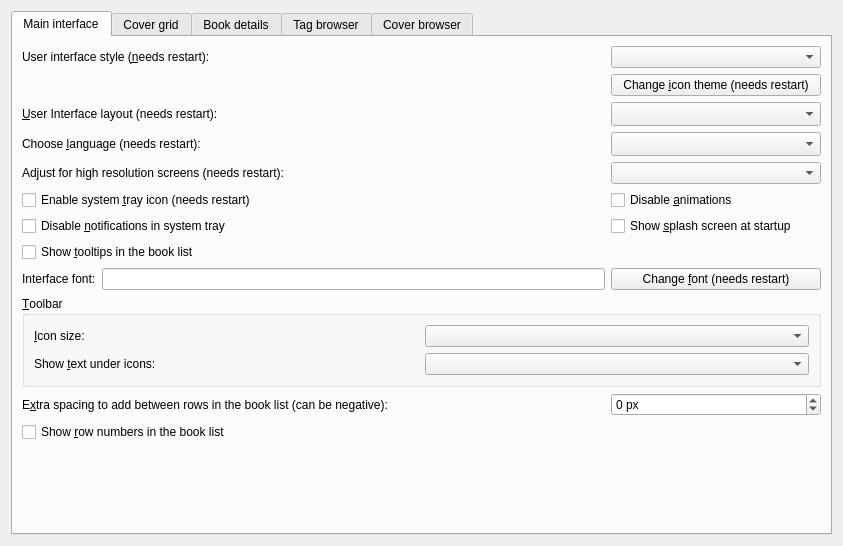
<?xml version="1.0" encoding="UTF-8"?>
<ui version="4.0">
 <class>Form</class>
 <widget class="QWidget" name="Form">
  <property name="geometry">
   <rect>
    <x>0</x>
    <y>0</y>
    <width>843</width>
    <height>546</height>
   </rect>
  </property>
  <property name="windowTitle">
   <string>Form</string>
  </property>
  <layout class="QGridLayout" name="gridLayout_2">
   <item row="0" column="0">
    <widget class="QTabWidget" name="tabWidget">
     <property name="currentIndex">
      <number>0</number>
     </property>
     <widget class="QWidget" name="tab">
      <attribute name="icon">
       <iconset resource="../../../../resources/images.qrc">
        <normaloff>:/images/lt.png</normaloff>:/images/lt.png</iconset>
      </attribute>
      <attribute name="title">
       <string>Main interface</string>
      </attribute>
      <layout class="QGridLayout" name="gridLayout_9">
       <item row="2" column="0">
        <widget class="QLabel" name="label_17">
         <property name="text">
          <string>&amp;User Interface layout (needs restart):</string>
         </property>
         <property name="buddy">
          <cstring>opt_gui_layout</cstring>
         </property>
        </widget>
       </item>
       <item row="10" column="0">
        <widget class="QLabel" name="label_4">
         <property name="text">
          <string>E&amp;xtra spacing to add between rows in the book list (can be negative):</string>
         </property>
         <property name="buddy">
          <cstring>opt_book_list_extra_row_spacing</cstring>
         </property>
        </widget>
       </item>
       <item row="10" column="1">
        <widget class="QSpinBox" name="opt_book_list_extra_row_spacing">
         <property name="suffix">
          <string> px</string>
         </property>
         <property name="minimum">
          <number>-20</number>
         </property>
        </widget>
       </item>
       <item row="9" column="0" colspan="2">
        <widget class="QGroupBox" name="groupBox_2">
         <property name="title">
          <string>&amp;Toolbar</string>
         </property>
         <layout class="QGridLayout" name="gridLayout_8">
          <item row="0" column="1">
           <widget class="QComboBox" name="opt_toolbar_icon_size"/>
          </item>
          <item row="0" column="0">
           <widget class="QLabel" name="label_5">
            <property name="text">
             <string>&amp;Icon size:</string>
            </property>
            <property name="buddy">
             <cstring>opt_toolbar_icon_size</cstring>
            </property>
           </widget>
          </item>
          <item row="1" column="1">
           <widget class="QComboBox" name="opt_toolbar_text"/>
          </item>
          <item row="1" column="0">
           <widget class="QLabel" name="label_8">
            <property name="text">
             <string>Show &amp;text under icons:</string>
            </property>
            <property name="buddy">
             <cstring>opt_toolbar_text</cstring>
            </property>
           </widget>
          </item>
         </layout>
        </widget>
       </item>
       <item row="0" column="1">
        <widget class="QComboBox" name="opt_ui_style"/>
       </item>
       <item row="8" column="1">
        <widget class="QPushButton" name="change_font_button">
         <property name="text">
          <string>Change &amp;font (needs restart)</string>
         </property>
        </widget>
       </item>
       <item row="2" column="1">
        <widget class="QComboBox" name="opt_gui_layout">
         <property name="maximumSize">
          <size>
           <width>250</width>
           <height>16777215</height>
          </size>
         </property>
         <property name="sizeAdjustPolicy">
          <enum>QComboBox::AdjustToMinimumContentsLengthWithIcon</enum>
         </property>
         <property name="minimumContentsLength">
          <number>20</number>
         </property>
        </widget>
       </item>
       <item row="7" column="0">
        <widget class="QCheckBox" name="opt_book_list_tooltips">
         <property name="text">
          <string>Show &amp;tooltips in the book list</string>
         </property>
        </widget>
       </item>
       <item row="12" column="0">
        <spacer name="verticalSpacer_3">
         <property name="orientation">
          <enum>Qt::Vertical</enum>
         </property>
         <property name="sizeHint" stdset="0">
          <size>
           <width>20</width>
           <height>40</height>
          </size>
         </property>
        </spacer>
       </item>
       <item row="5" column="0">
        <widget class="QCheckBox" name="opt_systray_icon">
         <property name="text">
          <string>Enable system &amp;tray icon (needs restart)</string>
         </property>
        </widget>
       </item>
       <item row="3" column="0">
        <widget class="QLabel" name="label_7">
         <property name="text">
          <string>Choose &amp;language (needs restart):</string>
         </property>
         <property name="buddy">
          <cstring>opt_language</cstring>
         </property>
        </widget>
       </item>
       <item row="8" column="0">
        <layout class="QHBoxLayout" name="horizontalLayout">
         <item>
          <widget class="QLabel" name="label_2">
           <property name="text">
            <string>Interface font:</string>
           </property>
           <property name="buddy">
            <cstring>font_display</cstring>
           </property>
          </widget>
         </item>
         <item>
          <widget class="QLineEdit" name="font_display">
           <property name="readOnly">
            <bool>true</bool>
           </property>
          </widget>
         </item>
        </layout>
       </item>
       <item row="1" column="0">
        <widget class="QLabel" name="icon_theme">
         <property name="text">
          <string/>
         </property>
        </widget>
       </item>
       <item row="6" column="0">
        <widget class="QCheckBox" name="opt_disable_tray_notification">
         <property name="text">
          <string>Disable &amp;notifications in system tray</string>
         </property>
        </widget>
       </item>
       <item row="3" column="1">
        <widget class="QComboBox" name="opt_language">
         <property name="sizeAdjustPolicy">
          <enum>QComboBox::AdjustToMinimumContentsLengthWithIcon</enum>
         </property>
         <property name="minimumContentsLength">
          <number>20</number>
         </property>
        </widget>
       </item>
       <item row="0" column="0">
        <widget class="QLabel" name="label_widget_style">
         <property name="text">
          <string>User interface style (&amp;needs restart):</string>
         </property>
         <property name="buddy">
          <cstring>opt_ui_style</cstring>
         </property>
        </widget>
       </item>
       <item row="5" column="1">
        <widget class="QCheckBox" name="opt_disable_animations">
         <property name="toolTip">
          <string>Disable all animations. Useful if you have a slow/old computer.</string>
         </property>
         <property name="text">
          <string>Disable &amp;animations</string>
         </property>
        </widget>
       </item>
       <item row="6" column="1">
        <widget class="QCheckBox" name="opt_show_splash_screen">
         <property name="text">
          <string>Show &amp;splash screen at startup</string>
         </property>
        </widget>
       </item>
       <item row="1" column="1">
        <widget class="QPushButton" name="icon_theme_button">
         <property name="text">
          <string>Change &amp;icon theme (needs restart)</string>
         </property>
        </widget>
       </item>
       <item row="11" column="0">
        <widget class="QCheckBox" name="opt_row_numbers_in_book_list">
         <property name="text">
          <string>Show &amp;row numbers in the book list</string>
         </property>
        </widget>
       </item>
       <item row="4" column="0">
        <widget class="QLabel" name="label_hidpi">
         <property name="text">
          <string>Adjust for high resolution screens (needs restart):</string>
         </property>
        </widget>
       </item>
       <item row="4" column="1">
        <widget class="QComboBox" name="opt_hidpi">
         <property name="toolTip">
          <string>&lt;p&gt;Whether to automatically adjust the calibre user interface for high resolution (high DPI) monitors. There are three possible values:&lt;/p&gt;

&lt;ul&gt;
&lt;li&gt;&lt;b&gt;Automatic&lt;/b&gt;: Adjust the user interface if a high resolution monitor is detected. Will respect Qt environment variables controlling high DPI behavior. So if you use the environment variable QT_AUTO_SCREEN_SCALE_FACTOR then it will be used instead of this setting.&lt;/li&gt;

&lt;li&gt;&lt;b&gt;On&lt;/b&gt;: Same as &quot;Automatic&quot;, but ignores Qt environment variables controlling high dpi behavior.&lt;/li&gt;

&lt;li&gt;&lt;b&gt;Off&lt;/b&gt;: Do not adjust the user interface, regardless of Qt environment variables.&lt;/li&gt;
&lt;/ul&gt;</string>
         </property>
        </widget>
       </item>
      </layout>
     </widget>
     <widget class="QWidget" name="cover_grid_tab">
      <attribute name="icon">
       <iconset resource="../../../../resources/images.qrc">
        <normaloff>:/images/grid.png</normaloff>:/images/grid.png</iconset>
      </attribute>
      <attribute name="title">
       <string>Cover grid</string>
      </attribute>
      <layout class="QVBoxLayout" name="verticalLayout">
       <item>
        <widget class="QTabWidget" name="tabWidget_2">
         <property name="tabPosition">
          <enum>QTabWidget::West</enum>
         </property>
         <property name="currentIndex">
          <number>0</number>
         </property>
         <widget class="QWidget" name="tab_5">
          <attribute name="title">
           <string>Layout</string>
          </attribute>
          <layout class="QFormLayout" name="formLayout_2">
           <item row="0" column="0" colspan="2">
            <widget class="QLabel" name="label_19">
             <property name="text">
              <string>Control the cover grid view. You can enable this view by clicking the "Cover grid" button in the bottom right corner of the main calibre window.</string>
             </property>
             <property name="wordWrap">
              <bool>true</bool>
             </property>
            </widget>
           </item>
           <item row="3" column="1">
            <spacer name="verticalSpacer_6">
             <property name="orientation">
              <enum>Qt::Vertical</enum>
             </property>
             <property name="sizeType">
              <enum>QSizePolicy::Fixed</enum>
             </property>
             <property name="sizeHint" stdset="0">
              <size>
               <width>20</width>
               <height>10</height>
              </size>
             </property>
            </spacer>
           </item>
           <item row="5" column="0">
            <widget class="QLabel" name="label_14">
             <property name="text">
              <string>Field to show &amp;under the covers:</string>
             </property>
             <property name="buddy">
              <cstring>opt_field_under_covers_in_grid</cstring>
             </property>
            </widget>
           </item>
           <item row="5" column="1">
            <widget class="QComboBox" name="opt_field_under_covers_in_grid"/>
           </item>
           <item row="6" column="0">
            <widget class="QLabel" name="label_16">
             <property name="text">
              <string>&amp;Spacing between covers:</string>
             </property>
             <property name="buddy">
              <cstring>opt_cover_grid_spacing</cstring>
             </property>
            </widget>
           </item>
           <item row="6" column="1">
            <widget class="QDoubleSpinBox" name="opt_cover_grid_spacing">
             <property name="toolTip">
              <string>The spacing between covers. A value of zero means calculate automatically based on cover size.</string>
             </property>
             <property name="specialValueText">
              <string>Automatic</string>
             </property>
             <property name="suffix">
              <string> cm</string>
             </property>
             <property name="decimals">
              <number>2</number>
             </property>
             <property name="singleStep">
              <double>0.100000000000000</double>
             </property>
            </widget>
           </item>
           <item row="7" column="0" colspan="2">
            <widget class="QGroupBox" name="cg_background_box">
             <property name="title">
              <string>Background for the cover grid</string>
             </property>
             <layout class="QGridLayout" name="gridLayout_5"/>
            </widget>
           </item>
           <item row="10" column="0" colspan="2">
            <widget class="QGroupBox" name="groupBox_4">
             <property name="title">
              <string>Cover size</string>
             </property>
             <layout class="QGridLayout" name="gridLayout_4">
              <item row="0" column="0" colspan="5">
               <widget class="QLabel" name="label_20">
                <property name="text">
                 <string>By default, calibre chooses a cover size based on your computer's screen size. You can change the cover size here:</string>
                </property>
                <property name="wordWrap">
                 <bool>true</bool>
                </property>
               </widget>
              </item>
              <item row="3" column="0" colspan="5">
               <widget class="QLabel" name="cover_grid_aspect_ratio">
                <property name="text">
                 <string/>
                </property>
               </widget>
              </item>
              <item row="1" column="0">
               <widget class="QLabel" name="label_11">
                <property name="text">
                 <string>Cover &amp;width: </string>
                </property>
                <property name="buddy">
                 <cstring>opt_cover_grid_width</cstring>
                </property>
               </widget>
              </item>
              <item row="1" column="1">
               <widget class="QDoubleSpinBox" name="opt_cover_grid_width">
                <property name="toolTip">
                 <string>The width of displayed covers.
A value of zero means calculate automatically.</string>
                </property>
                <property name="specialValueText">
                 <string>Automatic</string>
                </property>
                <property name="suffix">
                 <string> cm</string>
                </property>
                <property name="decimals">
                 <number>1</number>
                </property>
               </widget>
              </item>
              <item row="1" column="2">
               <widget class="QPushButton" name="cover_grid_larger_cover">
                <property name="toolTip">
                 <string>Make the covers larger, maintaining current aspect ratio.</string>
                </property>
                <property name="text">
                 <string>&amp;Larger covers</string>
                </property>
                <property name="icon">
                 <iconset resource="../../../../resources/images.qrc">
                  <normaloff>:/images/plus.png</normaloff>:/images/plus.png</iconset>
                </property>
               </widget>
              </item>
              <item row="2" column="0">
               <widget class="QLabel" name="label_12">
                <property name="text">
                 <string>Cover &amp;height: </string>
                </property>
                <property name="buddy">
                 <cstring>opt_cover_grid_height</cstring>
                </property>
               </widget>
              </item>
              <item row="2" column="1">
               <widget class="QDoubleSpinBox" name="opt_cover_grid_height">
                <property name="toolTip">
                 <string>The height of displayed covers.
A value of zero means calculate automatically.</string>
                </property>
                <property name="specialValueText">
                 <string>Automatic</string>
                </property>
                <property name="suffix">
                 <string> cm</string>
                </property>
                <property name="decimals">
                 <number>1</number>
                </property>
               </widget>
              </item>
              <item row="2" column="2">
               <widget class="QPushButton" name="cover_grid_smaller_cover">
                <property name="toolTip">
                 <string>Make the covers smaller, maintaining current aspect ratio.</string>
                </property>
                <property name="text">
                 <string>&amp;Smaller covers</string>
                </property>
                <property name="icon">
                 <iconset resource="../../../../resources/images.qrc">
                  <normaloff>:/images/minus.png</normaloff>:/images/minus.png</iconset>
                </property>
               </widget>
              </item>
              <item row="1" column="3" rowspan="2">
               <widget class="QPushButton" name="cover_grid_reset_size">
                <property name="toolTip">
                 <string>Reset size to automatic</string>
                </property>
                <property name="text">
                 <string>&amp;Reset size</string>
                </property>
               </widget>
              </item>
              <item row="1" column="4">
               <spacer name="horizontalSpacer_4">
                <property name="orientation">
                 <enum>Qt::Horizontal</enum>
                </property>
                <property name="sizeHint" stdset="0">
                 <size>
                  <width>40</width>
                  <height>20</height>
                 </size>
                </property>
               </spacer>
              </item>
             </layout>
            </widget>
           </item>
           <item row="11" column="1">
            <widget class="QSpinBox" name="opt_emblem_size">
             <property name="suffix">
              <string> px</string>
             </property>
             <property name="minimum">
              <number>16</number>
             </property>
             <property name="maximum">
              <number>1000</number>
             </property>
            </widget>
           </item>
           <item row="11" column="0">
            <widget class="QLabel" name="label_21">
             <property name="text">
              <string>Size of the emblems (if any) shown &amp;next to the covers: </string>
             </property>
             <property name="buddy">
              <cstring>opt_emblem_size</cstring>
             </property>
            </widget>
           </item>
           <item row="4" column="0" colspan="2">
            <widget class="QCheckBox" name="opt_cover_grid_show_title">
             <property name="text">
              <string>Show a field (such as title) &amp;under the covers</string>
             </property>
            </widget>
           </item>
           <item row="12" column="0">
            <widget class="QLabel" name="label_22">
             <property name="text">
              <string>&amp;Location of the emblems shown next to the covers:</string>
             </property>
             <property name="buddy">
              <cstring>opt_emblem_position</cstring>
             </property>
            </widget>
           </item>
           <item row="12" column="1">
            <widget class="QComboBox" name="opt_emblem_position"/>
           </item>
          </layout>
         </widget>
         <widget class="QWidget" name="emblems_tab">
          <attribute name="title">
           <string>Emblems</string>
          </attribute>
         </widget>
         <widget class="QWidget" name="tab_6">
          <attribute name="title">
           <string>Performance</string>
          </attribute>
          <layout class="QVBoxLayout" name="verticalLayout_2">
           <item>
            <widget class="QGroupBox" name="groupBox_3">
             <property name="title">
              <string>Caching of covers for improved performance</string>
             </property>
             <layout class="QGridLayout" name="gridLayout">
              <item row="2" column="2">
               <widget class="QSpinBox" name="opt_cover_grid_disk_cache_size">
                <property name="specialValueText">
                 <string>Disable</string>
                </property>
                <property name="suffix">
                 <string> MB</string>
                </property>
                <property name="minimum">
                 <number>100</number>
                </property>
                <property name="singleStep">
                 <number>100</number>
                </property>
               </widget>
              </item>
              <item row="3" column="1">
               <widget class="QPushButton" name="cover_grid_open_cache">
                <property name="text">
                 <string>Open cache directory</string>
                </property>
               </widget>
              </item>
              <item row="1" column="3">
               <spacer name="horizontalSpacer_5">
                <property name="orientation">
                 <enum>Qt::Horizontal</enum>
                </property>
                <property name="sizeHint" stdset="0">
                 <size>
                  <width>40</width>
                  <height>20</height>
                 </size>
                </property>
               </spacer>
              </item>
              <item row="0" column="0" colspan="5">
               <widget class="QLabel" name="label_13">
                <property name="text">
                 <string>There are two kinds of caches that calibre uses to improve performance when rendering covers in the grid view. A disk cache that is kept on your hard disk and stores the cover thumbnails and an in memory cache used to ensure flicker free rendering of covers. For best results, keep the memory cache small and the disk cache large, unless you have a lot of extra RAM in your computer and don't mind it being used by the memory cache.</string>
                </property>
                <property name="wordWrap">
                 <bool>true</bool>
                </property>
               </widget>
              </item>
              <item row="2" column="3" colspan="2">
               <widget class="QLabel" name="cover_grid_current_disk_cache">
                <property name="text">
                 <string/>
                </property>
               </widget>
              </item>
              <item row="3" column="2" colspan="3">
               <spacer name="horizontalSpacer_3">
                <property name="orientation">
                 <enum>Qt::Horizontal</enum>
                </property>
                <property name="sizeHint" stdset="0">
                 <size>
                  <width>310</width>
                  <height>20</height>
                 </size>
                </property>
               </spacer>
              </item>
              <item row="1" column="0" colspan="2">
               <widget class="QLabel" name="label_15">
                <property name="text">
                 <string>Number of screenfulls of covers to cache in &amp;memory (keep this small):</string>
                </property>
                <property name="buddy">
                 <cstring>opt_cover_grid_cache_size_multiple</cstring>
                </property>
               </widget>
              </item>
              <item row="2" column="0" colspan="2">
               <widget class="QLabel" name="label_18">
                <property name="text">
                 <string>Maximum amount of disk space to use for caching thumbnails: </string>
                </property>
               </widget>
              </item>
              <item row="3" column="0">
               <widget class="QPushButton" name="cover_grid_empty_cache">
                <property name="text">
                 <string>Empty disk cache</string>
                </property>
               </widget>
              </item>
              <item row="1" column="2">
               <widget class="QSpinBox" name="opt_cover_grid_cache_size_multiple">
                <property name="toolTip">
                 <string>The maximum number of screenfulls of thumbnails to keep in memory. Increasing this will make rendering faster, at the cost of more memory usage. Note that regardless of this setting, a minimum of one hundred thumbnails are always kept in memory, to ensure flicker free rendering.</string>
                </property>
                <property name="minimum">
                 <number>2</number>
                </property>
                <property name="maximum">
                 <number>100</number>
                </property>
               </widget>
              </item>
              <item row="4" column="1">
               <spacer name="verticalSpacer_2">
                <property name="orientation">
                 <enum>Qt::Vertical</enum>
                </property>
                <property name="sizeHint" stdset="0">
                 <size>
                  <width>20</width>
                  <height>40</height>
                 </size>
                </property>
               </spacer>
              </item>
             </layout>
            </widget>
           </item>
          </layout>
         </widget>
        </widget>
       </item>
      </layout>
     </widget>
     <widget class="QWidget" name="tab_4">
      <attribute name="icon">
       <iconset resource="../../../../resources/images.qrc">
        <normaloff>:/images/book.png</normaloff>:/images/book.png</iconset>
      </attribute>
      <attribute name="title">
       <string>Book details</string>
      </attribute>
      <layout class="QGridLayout" name="gridLayout_12">
       <item row="3" column="1">
        <widget class="QLabel" name="label_3">
         <property name="text">
          <string>Note that &lt;b&gt;comments&lt;/b&gt; will always be displayed at the end, regardless of the position you assign here.</string>
         </property>
         <property name="wordWrap">
          <bool>true</bool>
         </property>
        </widget>
       </item>
       <item row="3" column="0" rowspan="2">
        <widget class="QGroupBox" name="groupBox">
         <property name="title">
          <string>Select displayed metadata</string>
         </property>
         <layout class="QGridLayout" name="gridLayout_3">
          <item row="0" column="1">
           <widget class="QToolButton" name="df_up_button">
            <property name="toolTip">
             <string>Move up</string>
            </property>
            <property name="icon">
             <iconset resource="../../../../resources/images.qrc">
              <normaloff>:/images/arrow-up.png</normaloff>:/images/arrow-up.png</iconset>
            </property>
           </widget>
          </item>
          <item row="2" column="1">
           <widget class="QToolButton" name="df_down_button">
            <property name="toolTip">
             <string>Move down</string>
            </property>
            <property name="icon">
             <iconset resource="../../../../resources/images.qrc">
              <normaloff>:/images/arrow-down.png</normaloff>:/images/arrow-down.png</iconset>
            </property>
           </widget>
          </item>
          <item row="0" column="0" rowspan="3">
           <widget class="QListView" name="field_display_order">
            <property name="alternatingRowColors">
             <bool>true</bool>
            </property>
           </widget>
          </item>
          <item row="1" column="1">
           <spacer name="verticalSpacer_5">
            <property name="orientation">
             <enum>Qt::Vertical</enum>
            </property>
            <property name="sizeHint" stdset="0">
             <size>
              <width>20</width>
              <height>40</height>
             </size>
            </property>
           </spacer>
          </item>
         </layout>
        </widget>
       </item>
       <item row="1" column="0" colspan="2">
        <layout class="QHBoxLayout">
         <item>
          <widget class="QCheckBox" name="opt_bd_show_cover">
           <property name="text">
            <string>Show &amp;cover in the book details panel</string>
           </property>
          </widget>
         </item>
         <item>
          <widget class="QCheckBox" name="opt_bd_overlay_cover_size">
           <property name="toolTip">
            <string>Show the size of the book's cover in pixels</string>
           </property>
           <property name="text">
            <string>Show cover &amp;size</string>
           </property>
          </widget>
         </item>
         <item>
          <widget class="QCheckBox" name="opt_use_roman_numerals_for_series_number">
           <property name="text">
            <string>Use &amp;Roman numerals for series</string>
           </property>
           <property name="checked">
            <bool>true</bool>
           </property>
          </widget>
         </item>
         <item>
          <spacer name="horizontalSpacer_bd1">
           <property name="orientation">
            <enum>Qt::Horizontal</enum>
           </property>
           <property name="sizeHint" stdset="0">
            <size>
             <width>20</width>
             <height>0</height>
            </size>
           </property>
          </spacer>
         </item>
        </layout>
       </item>
       <item row="0" column="0" colspan="2">
        <layout class="QHBoxLayout">
         <item>
          <widget class="QLabel" name="label">
           <property name="text">
            <string>Default author &amp;link template:</string>
           </property>
           <property name="buddy">
            <cstring>opt_default_author_link</cstring>
           </property>
          </widget>
         </item>
         <item>
          <widget class="QLineEdit" name="opt_default_author_link">
           <property name="toolTip">
            <string>&lt;p&gt;Enter a template to be used to create a link for
an author in the books information dialog. This template will
be used when no link has been provided for the author using
Manage Authors. You can use the values {author} and
{author_sort}, and any template function.</string>
           </property>
          </widget>
         </item>
         <item>
          <widget class="QPushButton" name="search_library_for_author_button">
           <property name="toolTip">
            <string>Search the calibre library for the author, instead of opening a link</string>
           </property>
           <property name="text">
            <string>Search &amp;calibre library for author</string>
           </property>
          </widget>
         </item>
        </layout>
       </item>
       <item row="2" column="0" colspan="2">
        <widget class="QPushButton" name="id_links_button">
         <property name="text">
          <string>Create rules to convert &amp;identifiers into links</string>
         </property>
        </widget>
       </item>
      </layout>
     </widget>
     <widget class="QWidget" name="tab_2">
      <attribute name="icon">
       <iconset resource="../../../../resources/images.qrc">
        <normaloff>:/images/tags.png</normaloff>:/images/tags.png</iconset>
      </attribute>
      <attribute name="title">
       <string>Tag browser</string>
      </attribute>
      <layout class="QFormLayout" name="formLayout">
       <property name="fieldGrowthPolicy">
        <enum>QFormLayout::ExpandingFieldsGrow</enum>
       </property>
       <item row="2" column="0">
        <widget class="QLabel" name="label_10">
         <property name="text">
          <string>Co&amp;llapse when more items than:</string>
         </property>
         <property name="buddy">
          <cstring>opt_tags_browser_collapse_at</cstring>
         </property>
        </widget>
       </item>
       <item row="2" column="1">
        <widget class="QSpinBox" name="opt_tags_browser_collapse_at">
         <property name="toolTip">
          <string>If a Tag browser category has more than this number of items, it is divided
up into subcategories. If the partition method is set to disable, this value is ignored.</string>
         </property>
         <property name="maximum">
          <number>10000</number>
         </property>
        </widget>
       </item>
       <item row="3" column="0">
        <widget class="QLabel" name="label_8111">
         <property name="text">
          <string>Categories &amp;not to partition:</string>
         </property>
         <property name="buddy">
          <cstring>opt_tag_browser_dont_collapse</cstring>
         </property>
        </widget>
       </item>
       <item row="3" column="1">
        <widget class="EditWithComplete" name="opt_tag_browser_dont_collapse">
         <property name="sizePolicy">
          <sizepolicy hsizetype="Expanding" vsizetype="Fixed">
           <horstretch>0</horstretch>
           <verstretch>0</verstretch>
          </sizepolicy>
         </property>
         <property name="toolTip">
          <string>A comma-separated list of categories that are not to
be partitioned even if the number of items is larger than
the value shown above. This option can be used to
avoid collapsing hierarchical categories that have only
a few top-level elements.</string>
         </property>
        </widget>
       </item>
       <item row="5" column="0">
        <widget class="QLabel" name="label_81">
         <property name="text">
          <string>Categories with &amp;hierarchical items:</string>
         </property>
         <property name="buddy">
          <cstring>opt_categories_using_hierarchy</cstring>
         </property>
        </widget>
       </item>
       <item row="5" column="1">
        <widget class="EditWithComplete" name="opt_categories_using_hierarchy">
         <property name="sizePolicy">
          <sizepolicy hsizetype="Expanding" vsizetype="Fixed">
           <horstretch>0</horstretch>
           <verstretch>0</verstretch>
          </sizepolicy>
         </property>
         <property name="toolTip">
          <string>A comma-separated list of categories in which items containing
periods are displayed in the tag browser trees. For example, if
this box contains 'tags' then tags of the form 'Mystery.English'
and 'Mystery.Thriller' will be displayed with English and Thriller
both under 'Mystery'. If 'tags' is not in this box,
then the tags will be displayed each on their own line.</string>
         </property>
        </widget>
       </item>
       <item row="8" column="0" colspan="2">
        <widget class="QCheckBox" name="opt_tag_browser_old_look">
         <property name="text">
          <string>Use &amp;alternating row colors in the Tag browser</string>
         </property>
        </widget>
       </item>
       <item row="9" column="0" colspan="2">
        <widget class="QCheckBox" name="opt_tag_browser_hide_empty_categories">
         <property name="toolTip">
          <string>When checked, calibre will automatically hide any category
 (a column, custom or standard) that has no items to show. For example, some
 categories might not have values when using virtual libraries. Checking this
 box will cause these empty categories to be hidden.</string>
         </property>
         <property name="text">
          <string>Hi&amp;de empty categories (columns) in the tag browser</string>
         </property>
        </widget>
       </item>
       <item row="1" column="1">
        <widget class="QComboBox" name="opt_tags_browser_partition_method">
         <property name="toolTip">
          <string>Choose how tag browser subcategories are displayed when
there are more items than the limit. Select by first
letter to see an A, B, C list. Choose partitioned to
have a list of fixed-sized groups. Set to disabled
if you never want subcategories</string>
         </property>
        </widget>
       </item>
       <item row="1" column="0">
        <widget class="QLabel" name="label_9">
         <property name="text">
          <string>&amp;Tag browser category partitioning method:</string>
         </property>
         <property name="buddy">
          <cstring>opt_tags_browser_partition_method</cstring>
         </property>
        </widget>
       </item>
       <item row="6" column="0">
        <widget class="QCheckBox" name="opt_show_avg_rating">
         <property name="text">
          <string>Show &amp;average ratings in the Tag browser</string>
         </property>
         <property name="checked">
          <bool>true</bool>
         </property>
        </widget>
       </item>
       <item row="7" column="0" colspan="2">
        <widget class="QCheckBox" name="opt_tag_browser_show_counts">
         <property name="toolTip">
          <string>Show counts for items in the Tag browser. Such as the number of books
by each author, the number of authors, etc. If you turn it off, you can still
see the counts by hovering your mouse over any item.</string>
         </property>
         <property name="text">
          <string>Show &amp;counts in the Tag browser</string>
         </property>
        </widget>
       </item>
      </layout>
     </widget>
     <widget class="QWidget" name="tab_3">
      <attribute name="icon">
       <iconset resource="../../../../resources/images.qrc">
        <normaloff>:/images/cover_flow.png</normaloff>:/images/cover_flow.png</iconset>
      </attribute>
      <attribute name="title">
       <string>Cover browser</string>
      </attribute>
      <layout class="QGridLayout" name="gridLayout_11">
       <item row="5" column="1">
        <widget class="QLineEdit" name="opt_cover_browser_title_template">
         <property name="toolTip">
          <string>The template used to generate the text below the covers. Uses the same syntax as save templates. Defaults to just the book title. Note that this setting is per-library, which means that you have to set it again for every different calibre library you use.</string>
         </property>
        </widget>
       </item>
       <item row="1" column="0">
        <widget class="QLabel" name="label_6">
         <property name="text">
          <string>&amp;Number of covers to show in browse mode (needs restart):</string>
         </property>
         <property name="buddy">
          <cstring>opt_cover_flow_queue_length</cstring>
         </property>
        </widget>
       </item>
       <item row="9" column="0" colspan="2">
        <spacer name="verticalSpacer_4">
         <property name="orientation">
          <enum>Qt::Vertical</enum>
         </property>
         <property name="sizeHint" stdset="0">
          <size>
           <width>690</width>
           <height>283</height>
          </size>
         </property>
        </spacer>
       </item>
       <item row="5" column="0">
        <widget class="QLabel" name="label_23">
         <property name="text">
          <string>&amp;Template for caption:</string>
         </property>
         <property name="buddy">
          <cstring>opt_cover_browser_title_template</cstring>
         </property>
        </widget>
       </item>
       <item row="5" column="2">
        <widget class="QPushButton" name="cover_browser_title_template_button">
         <property name="text">
          <string>Template editor</string>
         </property>
        </widget>
       </item>
       <item row="1" column="1" colspan="2">
        <widget class="QSpinBox" name="opt_cover_flow_queue_length"/>
       </item>
       <item row="7" column="0" colspan="3">
        <widget class="QCheckBox" name="opt_cb_fullscreen">
         <property name="text">
          <string>When showing cover browser in separate window, show it &amp;fullscreen</string>
         </property>
        </widget>
       </item>
       <item row="0" column="0" colspan="3">
        <widget class="QCheckBox" name="opt_separate_cover_flow">
         <property name="text">
          <string>Show cover &amp;browser in a separate window (needs restart)</string>
         </property>
        </widget>
       </item>
       <item row="3" column="0" colspan="3">
        <widget class="QCheckBox" name="opt_cb_preserve_aspect_ratio">
         <property name="toolTip">
          <string>Show covers in their original aspect ratio instead of resizing
them to all have the same width and height</string>
         </property>
         <property name="text">
          <string>Preserve &amp;aspect ratio of covers displayed in the cover browser</string>
         </property>
        </widget>
       </item>
       <item row="2" column="0" colspan="3">
        <widget class="QCheckBox" name="opt_cover_browser_reflections">
         <property name="text">
          <string>Show &amp;reflections in the cover browser</string>
         </property>
        </widget>
       </item>
       <item row="8" column="0" colspan="3">
        <widget class="QLabel" name="fs_help_msg">
         <property name="styleSheet">
          <string notr="true">margin-left: 1.5em</string>
         </property>
         <property name="text">
          <string>You can press the %s keys to toggle full screen mode.</string>
         </property>
         <property name="wordWrap">
          <bool>true</bool>
         </property>
        </widget>
       </item>
       <item row="6" column="0">
        <widget class="QLabel" name="label_24">
         <property name="text">
          <string>Fie&amp;ld for sub-title:</string>
         </property>
         <property name="buddy">
          <cstring>opt_cover_browser_subtitle_field</cstring>
         </property>
        </widget>
       </item>
       <item row="6" column="1" colspan="2">
        <widget class="QComboBox" name="opt_cover_browser_subtitle_field"/>
       </item>
      </layout>
     </widget>
    </widget>
   </item>
  </layout>
 </widget>
 <customwidgets>
  <customwidget>
   <class>EditWithComplete</class>
   <extends>QComboBox</extends>
   <header>calibre/gui2/complete2.h</header>
  </customwidget>
 </customwidgets>
 <resources>
  <include location="../../../../resources/images.qrc"/>
 </resources>
 <connections>
  <connection>
   <sender>opt_cover_grid_show_title</sender>
   <signal>toggled(bool)</signal>
   <receiver>opt_field_under_covers_in_grid</receiver>
   <slot>setEnabled(bool)</slot>
   <hints>
    <hint type="sourcelabel">
     <x>75</x>
     <y>102</y>
    </hint>
    <hint type="destinationlabel">
     <x>289</x>
     <y>118</y>
    </hint>
   </hints>
  </connection>
 </connections>
</ui>
